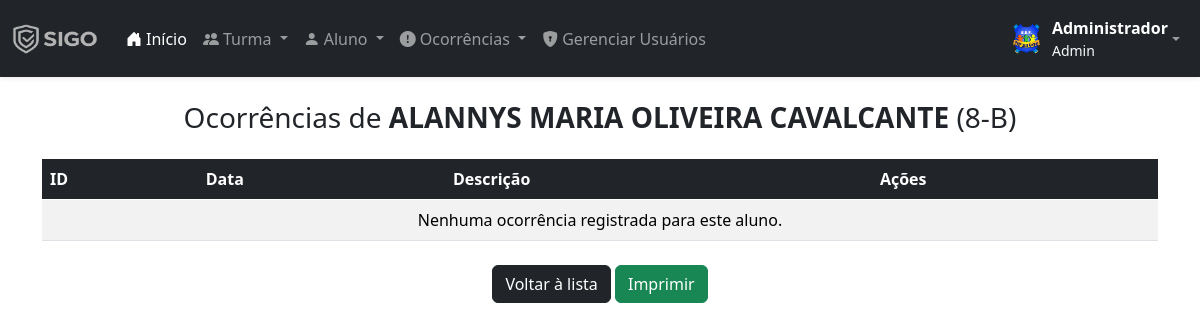
The app's page /ver-ocorrencias-aluno.php?id=30 (signed in), older data.
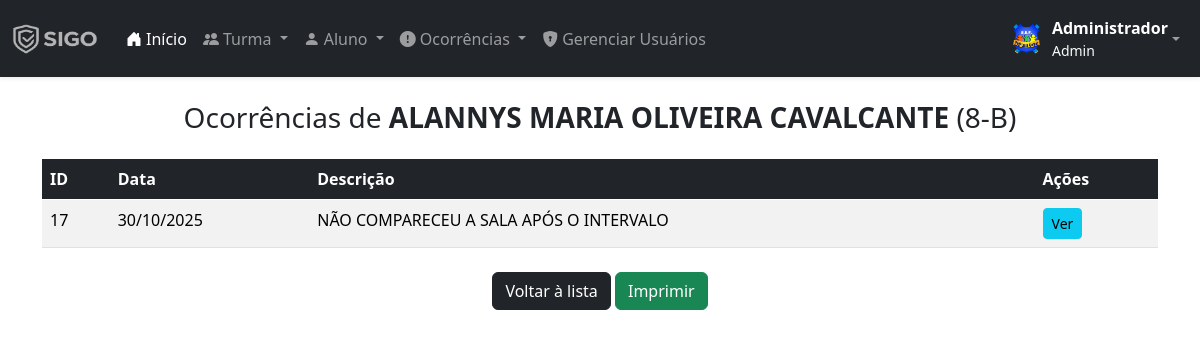
The same page, newer data.
### tables this page shows
CREATE TABLE `ocorrencia` (
  `id` int(11) NOT NULL,
  `data` date NOT NULL,
  `descricao` text NOT NULL,
  `nivel_id` int(11) DEFAULT NULL,
  `created_at` datetime NOT NULL DEFAULT current_timestamp()
);

### ver-ocorrencias-aluno.php (the view, shortened to what this page needs)
<?php
require('includes/conexao.php');
?>
<!DOCTYPE html>
<html lang="pt-br">
<?php
include('layout/head.php');
?>
<head>
</head>
<body>
    <?php include('layout/menu.php'); ?>
    <div class="container mt-4">
        <?php
        $aluno_id = intval($_GET['id']);
        $sql_aluno = "
            SELECT a.nome, t.ano, t.turma
            FROM alunos a
            LEFT JOIN turma t ON a.turma = t.id
            WHERE a.id = '$aluno_id'
        ";
        $res_aluno = mysqli_query($conn, $sql_aluno);
        $dados_aluno = mysqli_fetch_assoc($res_aluno);
        $nome_aluno = $dados_aluno['nome'];
        $turma_aluno = $dados_aluno['ano'] . '-' . $dados_aluno['turma'];
        ?>
        <h3 class="text-center mb-4">
            Ocorrências de <b><?php echo $nome_aluno; ?></b>
            (<?php echo $turma_aluno; ?>)
        </h3>
        <table class="table table-striped">
            <thead class="table-dark">
                <tr>
                    <th>ID</th>
                    <th>Data</th>
                    <th>Descrição</th>
                    <th class="no-print">Ações</th>
                </tr>
            </thead>
            <tbody>
                <?php
                $sql = "
                    SELECT o.id, o.descricao, o.data
                    FROM ocorrencia o
                    INNER JOIN ocorrencia_aluno oa ON oa.ocorrencia_id = o.id
                    WHERE oa.alunos_id = '$aluno_id'
                    ORDER BY o.data DESC
                ";
                $res = mysqli_query($conn, $sql);
                if (mysqli_num_rows($res) > 0) {
                    while ($oc = mysqli_fetch_assoc($res)) {
                        $id = $oc['id'];
                        $descricao = $oc['descricao'];
                        $data = date('d/m/Y', strtotime($oc['data']));
                        echo "
                        <tr>
                            <td>$id</td>
                            <td>$data</td>
                            <td>$descricao</td>
                            <td class='no-print'>
                                <a href='ver-ocorrencia.php?id=$id'>
                                    <button class='btn btn-sm btn-info'>Ver</button>
                                </a>
                            </td>
                        </tr>
                        ";
                    }
                } else {
                    echo "<tr><td colspan='4' class='text-center'>Nenhuma ocorrência registrada para este aluno.</td></tr>";
                }
                ?>
            </tbody>
        </table>
        <div class="text-center mt-4 no-print">
            <a href="listar-ocorrencias.php" class="btn btn-dark">Voltar à lista</a>
            <button onclick="window.print()" class="btn btn-success">Imprimir</button>
        </div>
    </div>
</body>
</html>

Row changes from the older to the newer data that the page shows:
added ocorrencia: id "17", data "30/10/2025", descricao "NÃO COMPARECEU A SALA APÓS O INTERVALO"
Text that changed along with them:
text no longer shown: "Nenhuma ocorrência registrada para este aluno."
